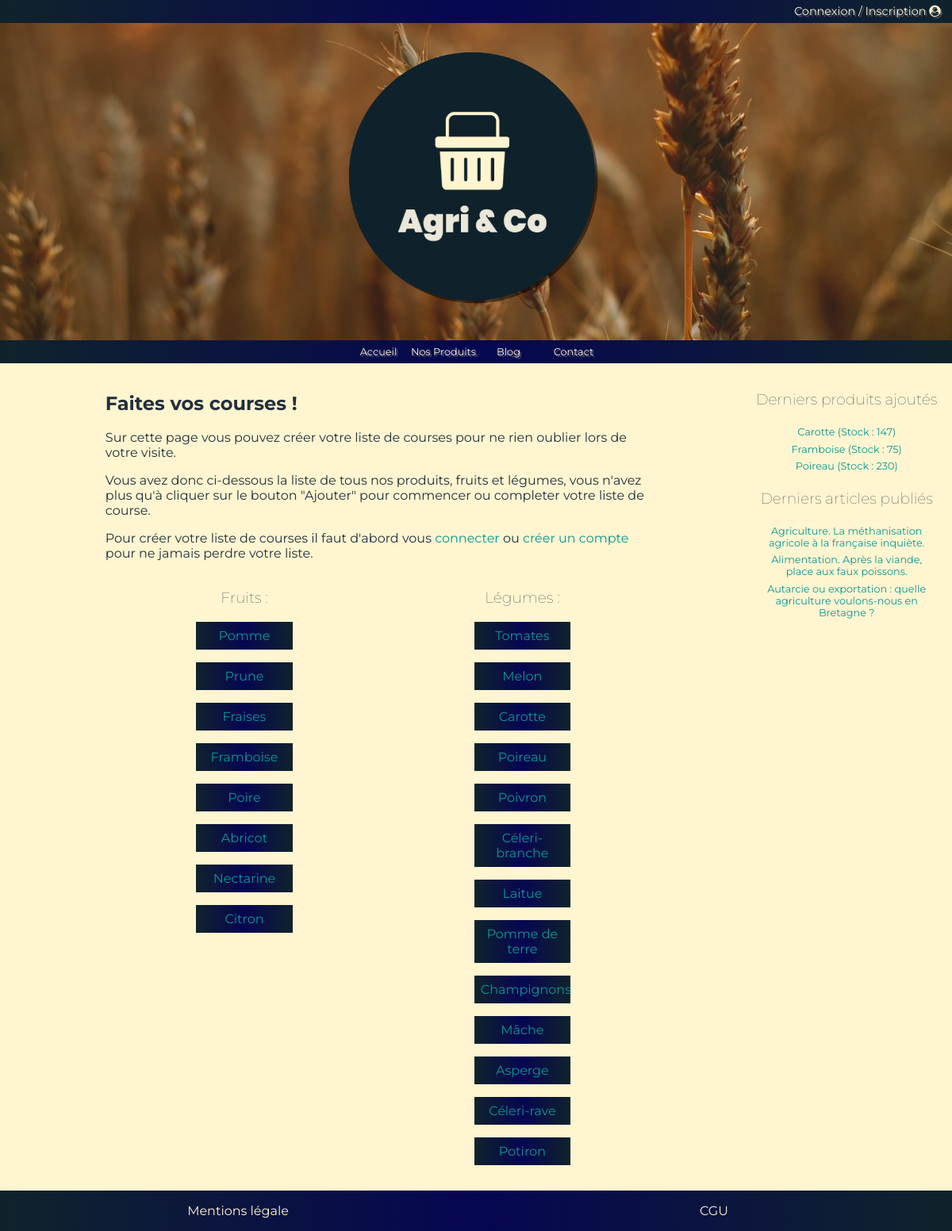
The page /index.php?ctrl=produits&task=separateItem&page=produits on the database its author committed.
### tables this page shows
CREATE TABLE `produits` (
  `id` int(11) NOT NULL,
  `title` varchar(255) NOT NULL,
  `title_href` varchar(255) NOT NULL,
  `content` text NOT NULL,
  `story` text NOT NULL,
  `saison` varchar(255) NOT NULL,
  `type` varchar(255) NOT NULL,
  `stock` int(11) NOT NULL,
  `img` varchar(255) NOT NULL,
  `date_appro` datetime NOT NULL DEFAULT CURRENT_TIMESTAMP
);

CREATE TABLE `articles` (
  `id` int(11) NOT NULL,
  `title` varchar(255) NOT NULL,
  `title_href` varchar(255) NOT NULL,
  `content` text NOT NULL,
  `img` varchar(255) NOT NULL,
  `created_at` datetime NOT NULL DEFAULT CURRENT_TIMESTAMP
);

### controllers/Produits.php (called while the page is built, shortened)
<?php
class Produits extends Controller
{
    public function separateItem()
    {
        $items = $this->model->queryAll(['order' => 'date_appro', 'table' => 'produits']);
        $fruits = [];
        $legumes = [];
        $pageName = $_GET['page'];
        \Renderer::render($pageName, compact('pageTitle', 'items', 'fruits', 'legumes'));
    }
}

### library/Application.php (called while the page is built, shortened)
<?php
class Application
{
    public static function  process()
    {
        $controllerName = "Home";
        $task = "index";
        if(!isset($_GET['ctrl'])){
            $controllerName = $controllerName;
        }else{
            if(!empty($_GET['ctrl'])){
                $controllerName = ucfirst($_GET['ctrl']);
            }
        }
        if(!isset($_GET['task'])){
            $controllerName = "Home";
            $task = $task;
        }elseif($controllerName === "Home"){
            $task = $task;
        }else{
            if(!empty($_GET['task'])){
                $task = ucfirst($_GET['task']);
            }
        }
        $controller = new $controllerName();
        $controller->$task();
    }
}

### index.php (called while the page is built)
<?php
require_once('library/autoload.php');
\Application::process();

### models/Model.php (called while the page is built, shortened)
<?php
abstract class Model
{
    protected $pdo;
    protected $table;
    public function __construct()
    {
        $this->pdo = \Database::getPdo();
    }
    public function queryAll(?array $options): array
    {
        if (isset($options['table'])) {
            $table = $options['table'];
            $sql = "SELECT * FROM $table";
        } else {
            $sql = "SELECT * FROM {$this->table}";
        }
        if (isset($options['order'])) {
            $order = $options['order'];
            $sql .= " ORDER BY " . $order;
        }
        $resultats = $this->pdo->query($sql);
        $items = $resultats->fetchAll();
        return $items;
    }
}

### library/autoload.php (called while the page is built, shortened)
<?php
spl_autoload_register(function($className){
    $className = str_replace("\\", "/", $className);
});

### library/Database.php (called while the page is built, shortened)
<?php
abstract class Database
{
    private static $instance    = null;
    private static $host_name   = "localhost";
    private static $db_name     = "agriandco";
    private static $user_name   = "root";
    private static $password_db = "root";
    public static function getPdo(): PDO
    {
        $dump = self::isDatabaseExist();
        if ($dump === false) {
            self::createDatabase();
        }else{
            if (self::$instance === null) {
                self::$instance = new PDO("mysql:host=". self::$host_name .";dbname=" . self::$db_name . ";charset=utf8", self::$user_name , self::$password_db, [
                    PDO::ATTR_ERRMODE => PDO::ERRMODE_EXCEPTION,
                    PDO::ATTR_DEFAULT_FETCH_MODE => PDO::FETCH_ASSOC
                ]);
            }
            return self::$instance;
        }
    }
    public static function isDatabaseExist(): bool
    {
        $connexionBDD = mysqli_connect(self::$host_name, self::$user_name, self::$password_db);
        $selectBDD = mysqli_select_db($connexionBDD, self::$db_name);
        return $selectBDD;
    }
}

### views/produits.phtml (the view)
<h1>Faites vos courses !</h1>
<p>Sur cette page vous pouvez créer votre liste de courses pour ne rien oublier lors de votre visite.</p>
<p>Vous avez donc ci-dessous la liste de tous nos produits, fruits et légumes, vous n'avez plus qu'à cliquer sur le bouton "Ajouter" pour commencer ou completer votre liste de course.</p>
<p>Pour créer votre liste de courses il faut d'abord vous <a href="index.php?ctrl=user&task=render&page=connexion&pageTitle=Connexion/Inscription">connecter</a> ou <a href="index.php?ctrl=user&task=render&page=connexion&pageTitle=Connexion/Inscription">créer un compte</a> pour ne jamais perdre votre liste.</p>
<div id="products">
    <div id="fruits">
        <h3>Fruits :</h3>
        <ul>
            <?php foreach ($fruits as $value) : ?>
                <li class="li_products"><a href="index.php?controller=produits&task=read&page=produit&id=<?= $value['id'] ?>"><?= $value['title'] ?></a></li>
            <?php endforeach; ?>
        </ul>
    </div>
    <div id="legumes">
        <h3>Légumes :</h3>
        <?php foreach ($legumes as $value) : ?>
            <ul>
                <li class="li_products"><a href="index.php?ctrl=produits&task=read&page=produit&id=<?= $value['id'] ?>"><?= $value['title'] ?></a></li>
            </ul>
        <?php endforeach; ?>
    </div>
</div>

### views/layout/layout.phtml (shortened to what this page needs)
<!DOCTYPE html>
<html lang="fr">
<head>
    <link rel="stylesheet" href="library/css/style.css">
    <link rel="stylesheet" href="https://stackpath.bootstrapcdn.com/font-awesome/4.7.0/css/font-awesome.min.css">
</head>
<body>
    <header>
        <div id="top-band">
            <?php if (isset($_SESSION['status']) and $_SESSION['status'] === 'connected' and $_SESSION['role'] === 'user') :  ?>
                <p><a href="index.php?ctrl=user&task=read&page=userSpace&id=<?= $_SESSION['id'] ?>" title="Mon espace">Mon Espace <i class="fa fa-user-circle" aria-hidden="true"></i></a></p>
                <p><a href="index.php?ctrl=user&task=logOut" title="Mon espace">Déconnexion <i class="fas fa-sign-out-alt"></i></a></p>
            <?php else : ?>
                <p><a href="index.php?ctrl=user&task=render&page=connexion&pageTitle=Connexion/Inscription" title="Connexion / Inscription">Connexion / Inscription <i class="fa fa-user-circle" aria-hidden="true"></i></a></p>
            <?php endif; ?>
        </div>
        <div id="logo">
            <a id="logo_link" class="center" href="index.php" title="Agri&Co - Accueil"><img src="library/img/header/logo/Untitled-1.png" alt="logo-agri-&-co"></a>
        </div>
        <nav id="navbar-top">
            <ul>
                <li><a href="index.php" title="Accueil">Accueil</a></li>
                <li><a href="index.php?ctrl=produits&task=separateItem&page=produits" title="Nos produits">Nos Produits</a></li>
                <li><a href="index.php?ctrl=articles&task=readAll&page=blog&pageTitle=Blog" title="Blog">Blog</a></li>
                <li><a href="index.php?ctrl=user&task=render&page=contact&pageTitle=Contact" title="Contact">Contact</a></li>
            </ul>
        </nav>
    </header>
    <div id="container">
        <section id="principal-content">
            <?= $pageContent ?>
            </section>
        <aside>
            <h3>
                Derniers produits ajoutés
            </h3>
            <ul class="aside_ul center">
                <?php foreach (array_slice($allProducts, 0, 3) as $value) : ?>
                    <li class="aside_li"><a href="index.php?ctrl=produits&task=read&page=produit&id=<?= $value['id'] ?>"><?= $value['title'] ?> (Stock : <?= $value['stock'] ?>)</a></li>
                <?php endforeach ?>
            </ul>
            <h3>
                Derniers articles publiés
            </h3>
            <ul class="aside_ul center">
                <?php foreach (array_slice($allArticles, 0, 3) as $value) : ?>
                    <li class="aside_li"><a href="index.php?ctrl=articles&task=read&page=article&id=<?= $value['id'] ?>"><?= $value['title'] ?></a></li>
                <?php endforeach ?>
            </ul>
        </aside>
    </div>
    <footer>
        <p>Mentions légale</p>
        <p>CGU</p>
    </footer>
</body>
</html>

### library/css/style.css (style rules this page uses)
body { font-family:"Montserrat",sans-serif;background-color:#fff5d0;color:#222f3e;margin:0 }
header { height:15em;display:grid;background-image:url("../img/header/banniere/ban-2.jpg");background-size:cover;background-position:center;text-shadow:2px 2px 0px rgba(150,150,150,.5) }
@media screen and (min-width: 1200px) { header { height:fit-content } }
a { text-decoration:none;color:#079992 }
ul { margin:0;padding:0 }
ul li { list-style-type:none }
#container { padding:1em;display:grid;grid-template-columns:1fr }
@media screen and (min-width: 1200px) { #container { grid-template-columns:4fr 1fr } }
#principal-content { width:90%;margin:0 auto }
@media screen and (min-width: 700px) { #principal-content { width:100% } }
@media screen and (min-width: 1200px) { #principal-content { padding:0 3em;width:75%;margin:auto } }
img { max-width:100%;max-height:100% }
h3 { text-align:center }
.center { text-align:center }
#logo { display:grid;align-items:center }
@media screen and (min-width: 1200px) { #logo { height:25em } }
#logo img { width:25%;margin:0 auto }
@media screen and (min-width: 1200px) { #logo img { width:20em } }
#top-band { background:linear-gradient(90deg, #10232c 0%, #060652 50%, #10232c 100%);height:2em;font-size:.9em;display:flex;align-items:center;justify-content:flex-end;padding-right:1em }
#top-band p { margin:0;padding:0 }
#top-band a { color:#fff5d0 }
#navbar-top { background:linear-gradient(90deg, #10232c 0%, #060652 50%, #10232c 100%);height:2em;font-size:.9em;display:flex;justify-content:center;align-self:end }
#navbar-top ul { display:grid;grid-template-columns:1fr 1fr 1fr 1fr;grid-template-rows:1fr;align-items:center;text-align:center;font-size:.8rem }
#navbar-top a { color:#fff5d0 }
h3 { font-weight:lighter }
.aside_li { padding:.2rem;font-size:.8rem }
footer { grid-template-columns:1fr 1fr;display:grid;text-align:center;color:#fff5d0;background:linear-gradient(90deg, #10232c 0%, #060652 50%, #10232c 100%) }
@media screen and (min-width: 1200px) { #products { display:grid;grid-template-columns:1fr 1fr } }
.li_products { background:linear-gradient(90deg, #10232c 0%, #060652 50%, #10232c 100%);text-align:center;color:#fff5d0;margin:1em;padding:.5em }
@media screen and (min-width: 1200px) { .li_products { width:30%;margin:1em auto } }
#logo { animation-duration:3s;animation-name:slidein }

### rows shown on the page
produits: title "Pomme"
produits: title "Prune"
produits: title "Fraises"
produits: title "Framboise", stock "75"
produits: title "Poire"
produits: title "Abricot"
produits: title "Nectarine"
produits: title "Citron"
produits: title "Tomates"
produits: title "Melon"
produits: title "Carotte", stock "147"
produits: title "Poireau", stock "230"
produits: title "Poivron"
produits: title "Céleri-branche"
produits: title "Laitue"
produits: title "Pomme de terre"
produits: title "Champignons"
produits: title "Mâche"
produits: title "Asperge"
produits: title "Céleri-rave"
produits: title "Potiron"
articles: title "Agriculture. La méthanisation agricole à la française inquiète."
articles: title "Alimentation. Après la viande, place aux faux poissons."
articles: title "Autarcie ou exportation : quelle agriculture voulons-nous en Bretagne ?"
